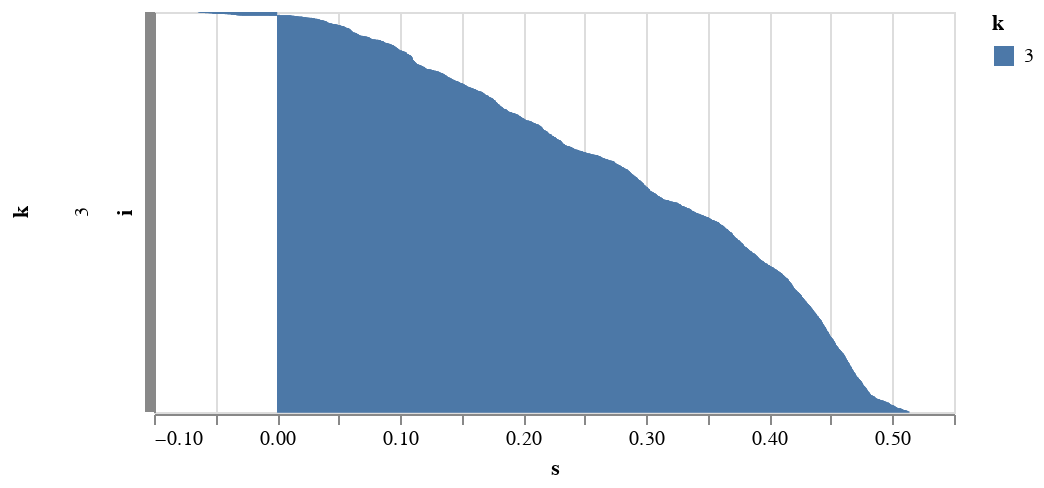

Notebook source saved alongside this figure:
### Code cell
s_df = pd.DataFrame()

s_df[3] = silhouette_samples(X, cluster_labels[3])
s_df.index.name="i"
s_df = s_df.reset_index()
# display(s_df)
# s_df.sort_values(by=[3]).plot(kind='hist')

source = s_df.melt(id_vars=["i"])
source.columns = ["i","k","s"]
# display(source)

# alt.renderers.enable('mimetype')
alt.renderers.enable('default')
alt.Chart(source).mark_bar().encode(
    x = "s:Q",
    y = alt.Y("i:N",sort='x',axis=alt.Axis(labels=False)),
    row = "k:N",
    color = "k:N"
).resolve_scale(y='independent').properties(height=200)

# alt.Chart(s.reset_index()).mark_line().encode(
#     x='index:T',
#     y='sil:Q'
# )

### Figure 1 — Vega-Lite specification as saved in the notebook (floating-point values rounded to 4 significant figures; data arrays with more than 128 entries replaced by an {"elided": "..."} marker saying what was removed)
{"config": {"view": {"continuousWidth": 400, "continuousHeight": 300}}, "data": {"name": "data-65595cab5e896f0eb85942ae387b8b39"}, "mark": "bar", "encoding": {"color": {"field": "k", "type": "nominal"}, "row": {"field": "k", "type": "nominal"}, "x": {"field": "s", "type": "quantitative"}, "y": {"axis": {"labels": false}, "field": "i", "sort": "x", "type": "nominal"}}, "height": 200, "resolve": {"scale": {"y": "independent"}}, "$schema": "https://vega.github.io/schema/vega-lite/v4.17.0.json", "datasets": {"data-65595cab5e896f0eb85942ae387b8b39": {"elided": "4437 records"}}}
